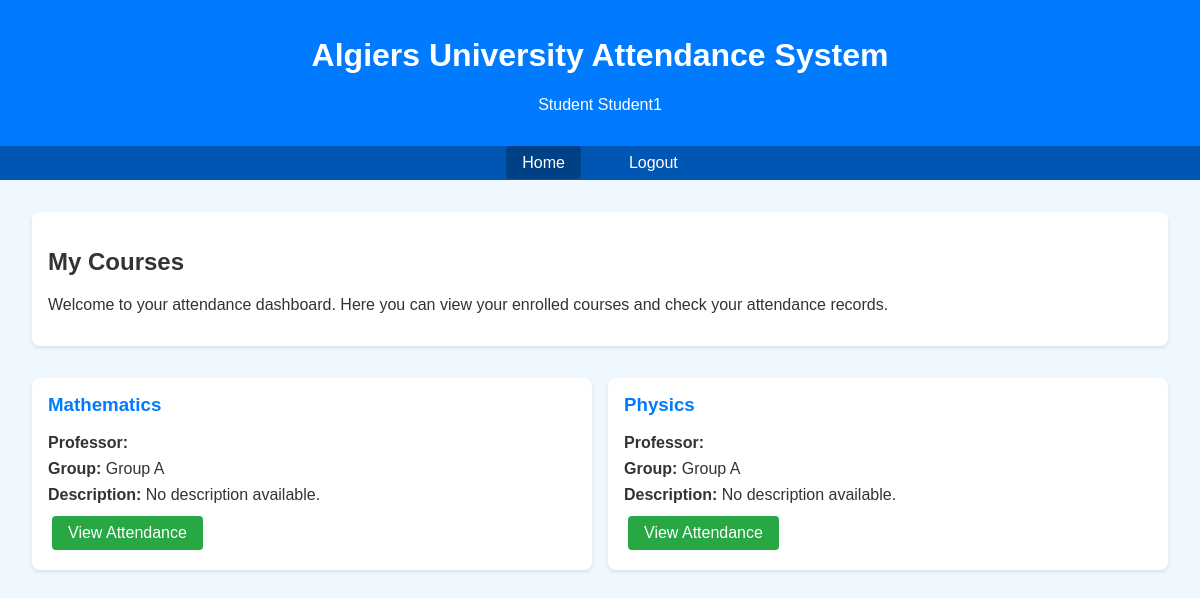
The page /public/student/home.php (signed in) on the database its author committed.
### tables this page shows
CREATE TABLE groups (
    id INT AUTO_INCREMENT PRIMARY KEY,
    name VARCHAR(255) NOT NULL,
    course_id INT NOT NULL,
    FOREIGN KEY (course_id) REFERENCES courses(id) ON DELETE CASCADE
);

CREATE TABLE courses (
    id INT AUTO_INCREMENT PRIMARY KEY,
    name VARCHAR(255) NOT NULL,
    professor_id INT NOT NULL,
    FOREIGN KEY (professor_id) REFERENCES users(id) ON DELETE CASCADE
);

### backend/auth.php (called while the page is built, shortened)
<?php
function isLoggedIn() {
    return isset($_SESSION['user_id']);
}
function getCurrentUser() {
    if (isLoggedIn()) {
        return [
            'id' => $_SESSION['user_id'],
            'name' => $_SESSION['user_name'],
            'email' => $_SESSION['user_email'],
            'role' => $_SESSION['user_role'],
            'student_id' => $_SESSION['student_id']
        ];
    }
    return null;
}
?>

### backend/crud.php (called while the page is built, shortened)
<?php
function getStudentCourses($student_id) {
    $conn = getDBConnection();
    $stmt = $conn->prepare("SELECT c.id, c.name, g.name as group_name FROM courses c JOIN groups g ON c.id = g.course_id JOIN students_groups sg ON g.id = sg.group_id WHERE sg.student_id = ?");
    $stmt->bind_param("i", $student_id);
    $stmt->execute();
    $result = $stmt->get_result();
    $courses = $result->fetch_all(MYSQLI_ASSOC);
    return $courses;
}
?>

### public/student/home.php (the view, shortened to what this page needs)
<?php
require_once '../../backend/auth.php';
require_once '../../backend/crud.php';
$user = getCurrentUser();
$enrolled_courses = getStudentCourses($user['id']);
?>
<!DOCTYPE html>
<html lang="en">
<head>
</head>
<body>
    <header>
        <h1>Algiers University Attendance System</h1>
        <p>Student <?php echo htmlspecialchars($user['name']); ?></p>
    </header>
    <nav>
        <ul>
            <li><a href="#" class="active">Home</a></li>
            <li><a href="../logout.php">Logout</a></li>
        </ul>
    </nav>
    <div class="container">
        <div class="welcome-section">
            <h2>My Courses</h2>
            <p>Welcome to your attendance dashboard. Here you can view your enrolled courses and check your attendance records.</p>
        </div>
        <div class="courses-list">
            <?php if (empty($enrolled_courses)): ?>
                <div class="course-card">
                    <h3>No Courses Enrolled</h3>
                    <p>You are not enrolled in any courses yet. Please contact your administrator.</p>
                </div>
            <?php else: ?>
                <?php foreach ($enrolled_courses as $course): ?>
                    <div class="course-card">
                        <h3><?php echo htmlspecialchars($course['name']); ?></h3>
                        <p><strong>Professor:</strong> <?php echo htmlspecialchars($course['professor_name']); ?></p>
                        <p><strong>Group:</strong> <?php echo htmlspecialchars($course['group_name']); ?></p>
                        <p><strong>Description:</strong> <?php echo htmlspecialchars($course['description'] ?? 'No description available.'); ?></p>
                        <a href="attendance.php?course_id=<?php echo $course['id']; ?>" class="btn btn-success">View Attendance</a>
                    </div>
                <?php endforeach; ?>
            <?php endif; ?>
        </div>
    </div>
</body>
</html>

### public/student/home.php (style rules this page uses)
body { font-family: Arial, sans-serif; margin: 0; padding: 0; background-color: #f0f8ff; color: #333; }
header { background-color: #007bff; color: white; padding: 1rem; text-align: center; }
nav { background-color: #0056b3; padding: 0.5rem; }
nav ul { list-style: none; padding: 0; margin: 0; display: flex; justify-content: center; }
nav li { margin: 0 1rem; }
nav a { color: white; text-decoration: none; padding: 0.5rem 1rem; border-radius: 4px; transition: background-color 0.3s; }
nav a:hover, nav a.active { background-color: #004085; }
.container { max-width: 1200px; margin: 0 auto; padding: 2rem; }
.welcome-section { background-color: white; padding: 1rem; border-radius: 8px; margin-bottom: 2rem; box-shadow: 0 2px 4px rgba(0,0,0,0.1); }
.courses-list { display: grid; grid-template-columns: repeat(auto-fit, minmax(300px, 1fr)); gap: 1rem; }
.course-card { background-color: white; padding: 1rem; border-radius: 8px; box-shadow: 0 2px 4px rgba(0,0,0,0.1); transition: transform 0.3s; }
.course-card h3 { margin-top: 0; color: #007bff; }
.course-card p { margin: 0.5rem 0; }
.btn { background-color: #007bff; color: white; border: none; padding: 0.5rem 1rem; border-radius: 4px; cursor: pointer; margin: 0.25rem; text-decoration: none; display: inline-block; }
.btn-success { background-color: #28a745; }

### rows shown on the page
groups: course.name "Mathematics", name "Group A", description "No description available."
groups: course.name "Physics", name "Group A", description "No description available."

### other values the page prints
$user['name'] "Student1"
